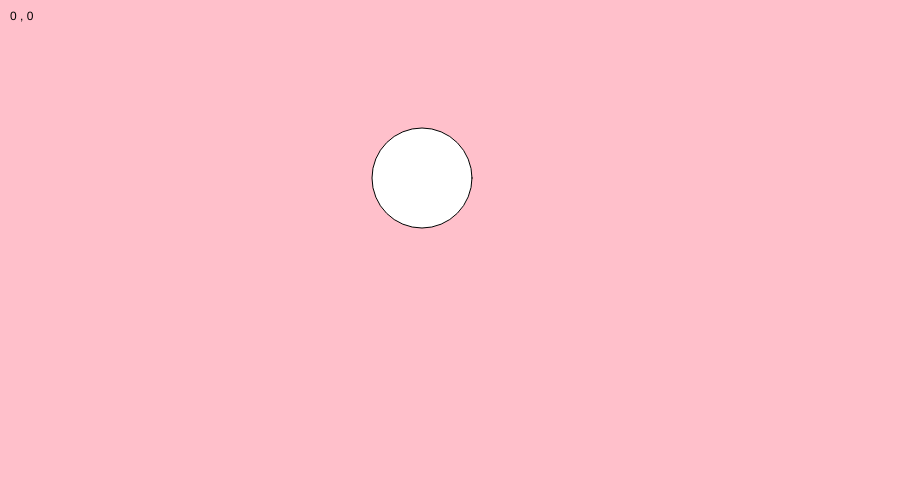
Frame 1 (no input)
Frame 60 (no input): identical to frame 1, image omitted
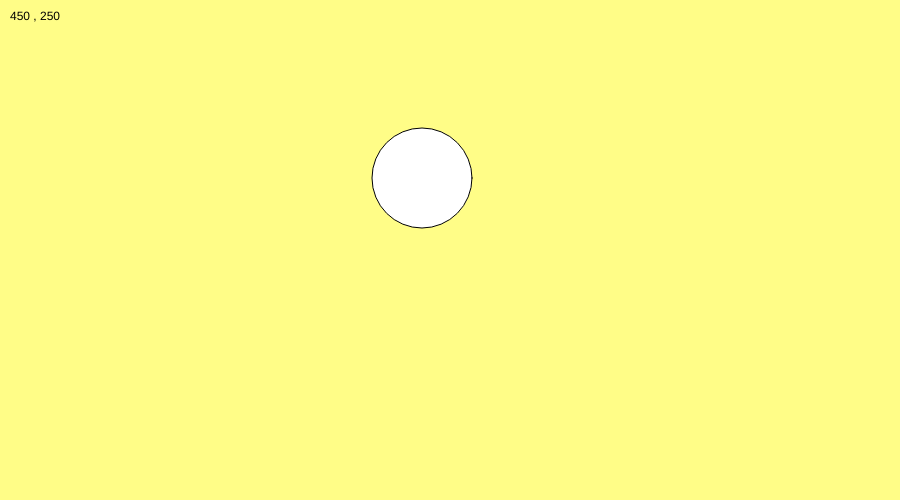
Frame 120 (the mouse pressed at the canvas centre since frame 60)

The p5.js sketch that drew these frames (run headless with seeded random() and noise() and a simulated clock; from frame 60 on, the mouse is pressed at the canvas centre):

// p5.js sketch
// ── sketch.js
function setup() {
  createCanvas(900, 500) ;
}

function draw() {



if (mouseIsPressed) {
  background(255, 253, 135) ;

} else {
  background('pink');
}

// put your shapes here!

ellipse(422, 178, 100, 100) ;





text(mouseX + " , " + mouseY, 10, 20) ; //this helps know where the mouse is


if (mouseIsPressed) {


} else {

 }

}
